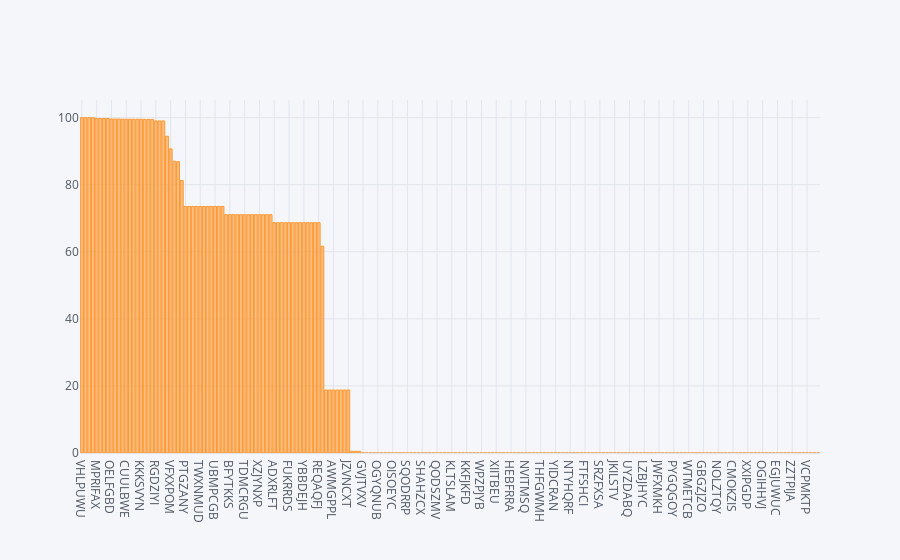

Write notebook code for a chart like this one.
### Code cell
missing_percentage.sort_values(ascending=False).head(200).iplot(kind='bar')

### Figure 1 — Plotly figure (JSON) as saved in the notebook; plotly's stock layout.template omitted (floating-point values rounded to 4 significant figures; data arrays with more than 128 entries replaced by an {"elided": "..."} marker saying what was removed)
{"data": [{"marker": {"color": "rgba(255, 153, 51, 0.6)", "line": {"color": "rgba(255, 153, 51, 1.0)", "width": 1}}, "name": "None", "orientation": "v", "text": "", "type": "bar", "x": {"elided": "200 str values"}, "y": {"elided": "200 float values"}}], "layout": {"autosize": true, "legend": {"bgcolor": "#F5F6F9", "font": {"color": "#4D5663"}}, "paper_bgcolor": "#F5F6F9", "plot_bgcolor": "#F5F6F9", "title": {"font": {"color": "#4D5663"}}, "xaxis": {"autorange": true, "gridcolor": "#E1E5ED", "range": [-0.5, 199.5], "showgrid": true, "tickfont": {"color": "#4D5663"}, "title": {"font": {"color": "#4D5663"}, "text": ""}, "type": "category", "zerolinecolor": "#E1E5ED"}, "yaxis": {"autorange": true, "gridcolor": "#E1E5ED", "range": [0, 105.2], "showgrid": true, "tickfont": {"color": "#4D5663"}, "title": {"font": {"color": "#4D5663"}, "text": ""}, "type": "linear", "zerolinecolor": "#E1E5ED"}}}
